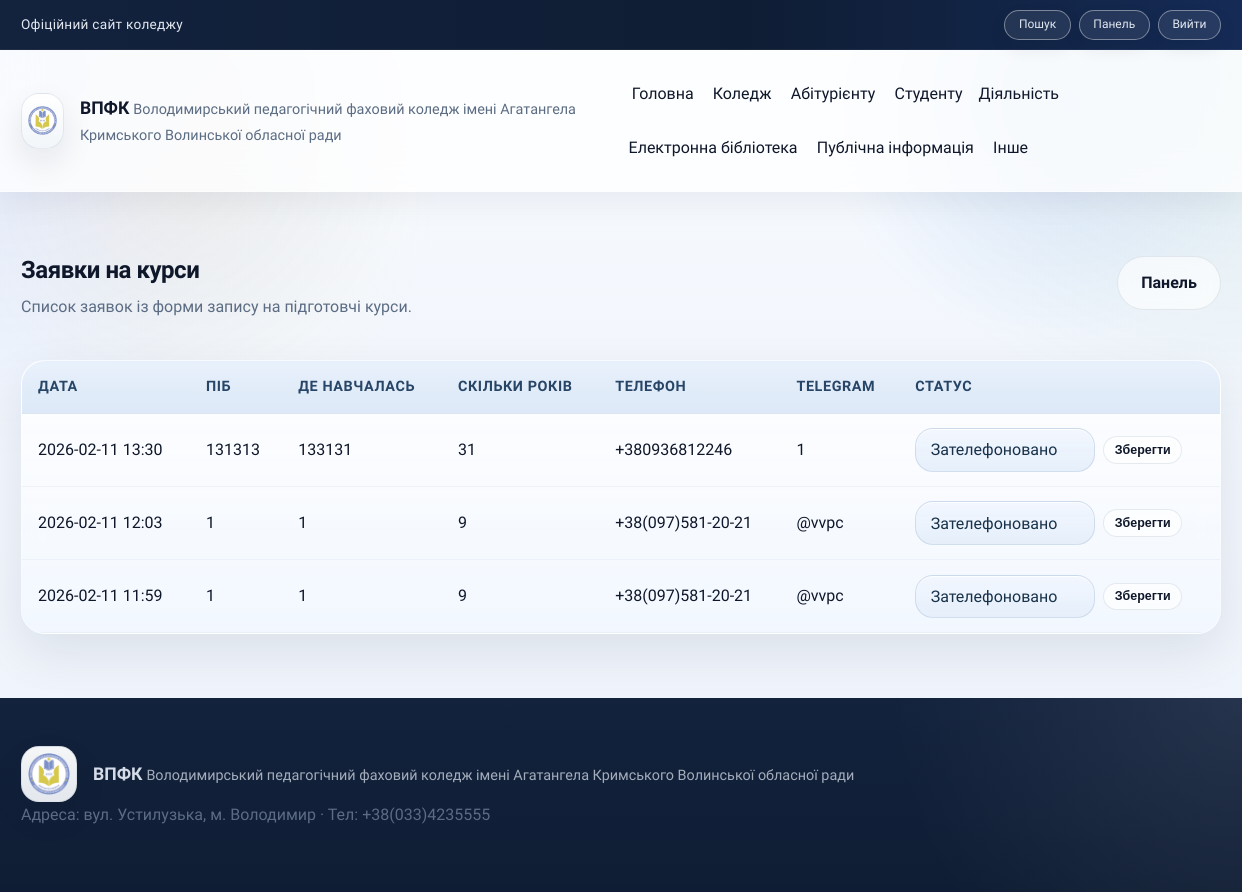
The page /admin/course-applications (signed in) on the database its author committed.
### tables this page shows
CREATE TABLE menu_items (
          id INTEGER PRIMARY KEY AUTOINCREMENT,
          parent_id INTEGER,
          title TEXT NOT NULL,
          url TEXT NOT NULL,
          sort_order INTEGER NOT NULL DEFAULT 0,
          FOREIGN KEY(parent_id) REFERENCES menu_items(id)
        );

CREATE TABLE course_applications (
          id INTEGER PRIMARY KEY AUTOINCREMENT,
          full_name TEXT NOT NULL,
          previous_school TEXT NOT NULL,
          study_years TEXT NOT NULL,
          phone TEXT NOT NULL,
          telegram_username TEXT NOT NULL,
          created_at TEXT NOT NULL
        , status TEXT NOT NULL DEFAULT 'Нова');

### app/admin_routes.py (the view)
@app.route("/admin/course-applications")
@role_required("owner", "admin", "editor")
def admin_course_applications():
    applications = query_db(
        """
        SELECT *
        FROM course_applications
        ORDER BY created_at DESC
        """
    )
    return render_template(
        "admin/course_applications.html",
        applications=applications,
        status_suggestions=COURSE_APPLICATION_STATUSES,
        active_title="",
    )

### app/core.py (called while the page is built)
def build_menu_tree(rows: List[dict]) -> List[dict]:
    items: Dict[int, dict] = {}
    roots: List[dict] = []
    for row in rows:
        items[row["id"]] = {
            "id": row["id"],
            "parent_id": row["parent_id"],
            "title": row["title"],
            "url": row["url"],
            "sort_order": row["sort_order"],
            "children": [],
        }
    for item in items.values():
        parent_id = item["parent_id"]
        if parent_id and parent_id in items:
            items[parent_id]["children"].append(item)
        else:
            roots.append(item)
    def sort_items(nodes: List[dict]) -> List[dict]:
        nodes.sort(key=lambda n: (n["sort_order"], n["title"]))
        for node in nodes:
            node["children"] = sort_items(node["children"])
        return nodes
    return sort_items(roots)

def get_menu_tree() -> List[dict]:
    rows = query_db("SELECT * FROM menu_items ORDER BY sort_order, title")
    return build_menu_tree(rows)

@app.context_processor
def inject_globals():
    return {
        "menu_items": get_menu_tree(),
        "current_user": g.get("user"),
    }

@app.before_request
def load_user():
    g.user = None
    user_id = session.get("user_id")
    if user_id:
        user = query_db("SELECT * FROM users WHERE id = ?", (user_id,), one=True)
        if user:
            g.user = user

def role_required(*roles):
    def decorator(view):
        @wraps(view)
        def wrapped(*args, **kwargs):
            if g.user is None:
                return redirect(url_for("login"))
            if g.user["role"] not in roles:
                abort(403)
            return view(*args, **kwargs)
        return wrapped
    return decorator

### data/db.py (called while the page is built)
def get_db() -> sqlite3.Connection:
    if "db" not in g:
        os.makedirs(DATA_DIR, exist_ok=True)
        conn = sqlite3.connect(DB_PATH, check_same_thread=False)
        conn.row_factory = sqlite3.Row
        conn.execute("PRAGMA foreign_keys = ON")
        g.db = conn
    return g.db

def query_db(query: str, args: tuple = (), one: bool = False):
    db = get_db()
    cursor = db.execute(query, args)
    rows = [dict(row) for row in cursor.fetchall()]
    if one:
        return rows[0] if rows else None
    return rows

### templates/admin/course_applications.html (shortened to what this page needs)
{% extends "layout.html" %}
{% block content %}
  <section class="section">
    <div class="container admin-shell">
      <div class="admin-header">
        <div>
          <h1>Заявки на курси</h1>
          <p>Список заявок із форми запису на підготовчі курси.</p>
        </div>
        <a class="btn outline" href="{{ url_for('admin_dashboard') }}">Панель</a>
      </div>
      <div class="table-wrap">
        <table class="table admin-table">
          <thead>
            <tr>
              <th>Дата</th>
              <th>ПІБ</th>
              <th>Де навчалась</th>
              <th>Скільки років</th>
              <th>Телефон</th>
              <th>Telegram</th>
              <th>Статус</th>
            </tr>
          </thead>
          <tbody>
            {% for item in applications %}
              <tr>
                <td data-label="Дата">{{ item.created_at[:16].replace('T', ' ') if item.created_at else '-' }}</td>
                <td data-label="ПІБ">{{ item.full_name }}</td>
                <td data-label="Де навчалась">{{ item.previous_school }}</td>
                <td data-label="Скільки років">{{ item.study_years }}</td>
                <td data-label="Телефон">{{ item.phone }}</td>
                <td data-label="Telegram">{{ item.telegram_username }}</td>
                <td data-label="Статус">
                  <form class="inline-status-form" method="post" action="{{ url_for('admin_course_application_status', application_id=item.id) }}">
                    <input
                      class="input status-input"
                      type="text"
                      name="status"
                      value="{{ item.status or 'Нова' }}"
                      list="course-status-options"
                      placeholder="Статус"
                    />
                    <button class="btn outline btn-xs" type="submit">Зберегти</button>
                  </form>
                </td>
              </tr>
            {% else %}
              <tr class="table-empty">
                <td colspan="7">Заявок поки немає.</td>
              </tr>
            {% endfor %}
          </tbody>
        </table>
      </div>
    </div>
  </section>
{% endblock %}

### templates/_menu.html (shortened to what this page needs)
{% macro render_menu(items, active_title=None, level=0) %}
  {% for item in items %}
    {% set active_class = "nav-highlight" if item.title == active_title else "" %}
    {% if item.children %}
      <div class="nav-item has-submenu submenu-level-{{ level }}">
        <span class="nav-title {{ active_class }}">{{ item.title }}</span>
      </div>
    {% else %}
      <a href="{{ item.url or '#' }}" class="{{ active_class }}">{{ item.title }}</a>
    {% endif %}
  {% endfor %}
{% endmacro %}

### rows shown on the page
menu_items: title "Головна"
menu_items: title "Коледж"
menu_items: title "Абітурієнту"
menu_items: title "Студенту"
menu_items: title "Діяльність"
menu_items: title "Електронна бібліотека"
menu_items: title "Публічна інформація"
menu_items: title "Інше"
course_applications: created_at "2026-02-11 13:30", full_name "131313", previous_school "133131", study_years "31", phone "+380936812246", telegram_username "1", status "Зателефоновано"
course_applications: created_at "2026-02-11 12:03", full_name "1", previous_school "1", study_years "9", phone "+38(097)581-20-21", telegram_username "@vvpc", status "Зателефоновано"
course_applications: created_at "2026-02-11 11:59", full_name "1", previous_school "1", study_years "9", phone "+38(097)581-20-21", telegram_username "@vvpc", status "Зателефоновано"
